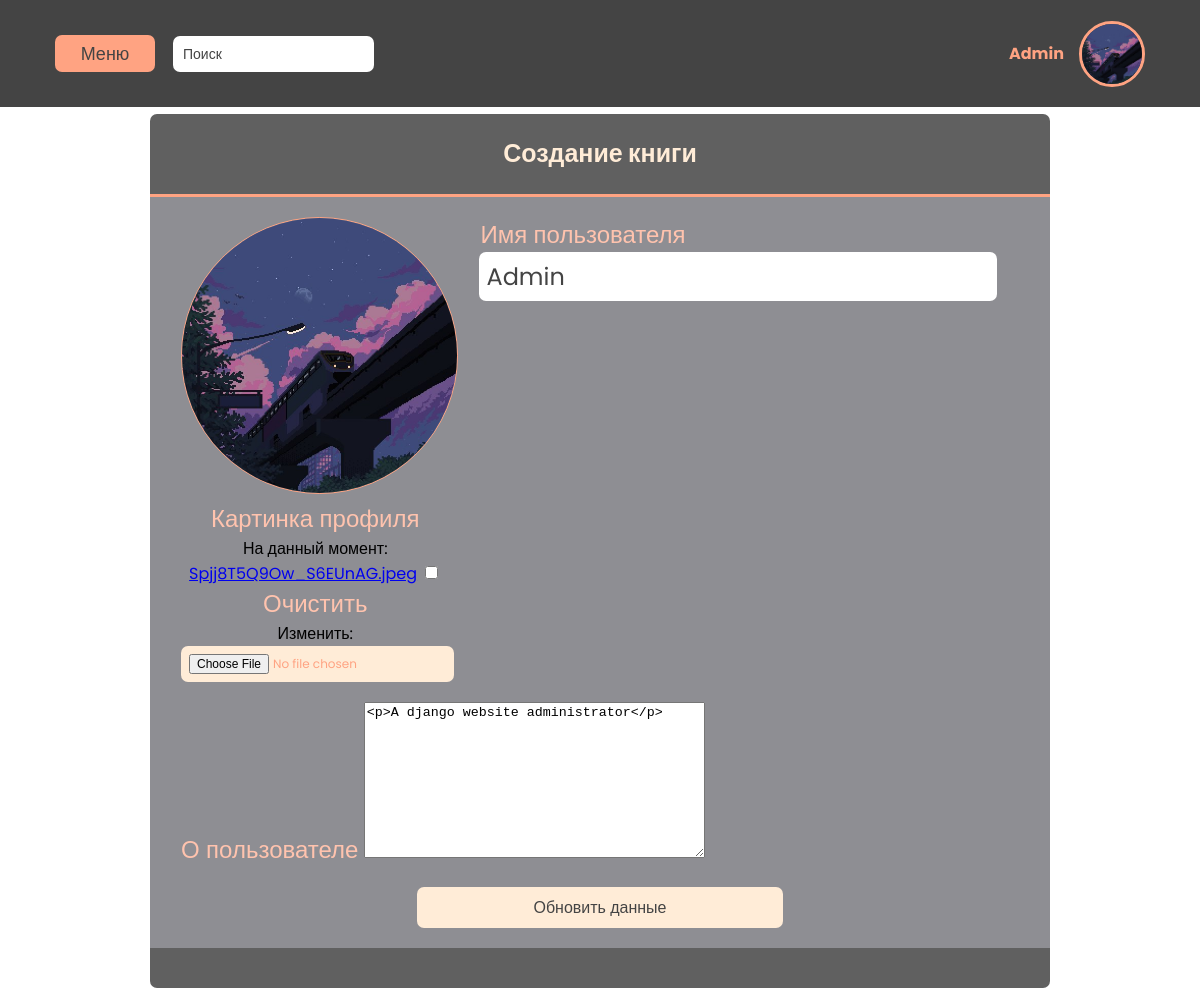
Page /profile/update/1 (signed in) on the committed database.
### user_app/models.py (models this page shows, shortened)
class Profile(models.Model):
    user = models.OneToOneField(User, on_delete=CASCADE, null=False)
    nickname = models.CharField(max_length=50, default="User")
    about_user = RichTextField(blank=True, null=True)
    profile_picture =  models.ImageField(null = True, blank=True)
    class Meta:
        verbose_name = "Профиль"
        verbose_name_plural = "Профили"

### user_app/views.py (the view)
# urls.py: path('profile/update/<int:user_id>', view=views.profile_update, name='profile_update'),
def profile_update(request, user_id):
    profile = Profile.objects.get(user = user_id)
    template = 'user_app/profile_update.html'
    print(profile.user, user_id)
    if profile.user.id == request.user.id:
        if request.method == 'POST':
            form = ProfileUpdateForm(request.POST, request.FILES, instance=profile)
            if form.is_valid:
                form.save()
                messages.success(request, f'Профиль успешно обновлен!')
                return redirect(f'/profile/{user_id}')
    else:
        return redirect('index')
    context = {
        'form': ProfileUpdateForm(instance=profile),
        'profile': profile,
    }
    return render(request, template, context)

### user_app/forms.py
class ProfileUpdateForm(ModelForm):
    class Meta:
        model = Profile
        fields = ['nickname', 'about_user', 'profile_picture']

### user_app/templates/user_app/profile_update.html (shortened to what this page needs)
{% extends 'library_app/template.html' %}
{% load static %}
{% block content %}
<link rel="stylesheet" href={% static 'library_app/css/book_creation_style.css' %}>
        <div class="block">
            <div class="block-header">
                <h2>
                    Создание книги
                </h2>
            </div>
            <div class="block-content">
                <div class='creation_body'>
                    <form method='POST' enctype='multipart/form-data'>
                        <div class='wrapper'>
                            <div class='profile_preview'>
                                <img id="output_image"src="{% if profile.profile_picture%}
                                {{profile.profile_picture.url}}
                            {% endif %}"></img>
                                <div class='picture_input_field'>
                                    <label class="bruh">Картинка профиля</label><br>
                                    {{form.profile_picture}}
                                </div>
                            </div>
                            <div class='book_data'>
                                <label>Имя пользователя</label><br>
                                {{form.nickname}}<br>
                            </div>
                        </div>
                        <div class='book_description_field'>
                            <label style="text-align: left;">О пользователе</label>
                            {{form.about_user}}
                        </div>
                        <button class="submit-button">Обновить данные</button>
                    </form>
                </div>
            </div>
            <div class='block-footer'>
            </div>
{%endblock%}

### library_app/templates/library_app/template.html (shortened to what this page needs)
{% load static %}
<!DOCTYPE html>
<html lang="en">
<head>
    <link rel="stylesheet" href={% static 'library_app/css/style.css' %}>
    <link rel="stylesheet" href={% static 'library_app/css/main_style.css' %}>
    <link rel="stylesheet" href={% static 'library_app/css/books_style.css' %}>
    <link rel="stylesheet" href={% static 'library_app/css/book_info_style.css' %}>
    <link rel="stylesheet" href={% static 'user_app/css/form_style.css' %}>
</head>
<body>
    <div class="header">
        <div class="dropdown" data-dropdown>
            <button class="link" data-dropdown-button> Меню </button>
        </div>
        <div class='searchBar'>
            <form action='{% url 'search_query' %}' method='get'>
            <input type="Text" name="q" class="searchBar-input" placeholder="Поиск">
            </form>
        </div>
        {% if request.user.is_authenticated %}
                <a href='{% url 'profile' request.user.id %}'><b>{{request.user.profile.nickname}}</b></a>
                <img class="pfImage" src='{%if request.user.profile.profile_picture%}
                    {{request.user.profile.profile_picture.url}}
                    {%endif%}'></img>
        {% else %}
            <div class="auth_reg_but">
                <a href='{% url 'login' %}' class="second-button"><b>Войти</b></a>
                <a href='{% url 'registration' %}' class="second-button"><b>Зарегистрироваться</b></a>
            </div>
        {% endif %}
    </div>
    <div class="body">
        {% block content %}
        {% endblock %}
    </div>
</body>
</html>

### library_app/static/library_app/css/style.css (style rules this page uses)
body { margin: 0 auto; background: white; font-family: 'Poppins', sans-serif; }
.header { display: flex; align-items: center; background-color: #444444; font-style: 24px; padding: 20px 40px 20px 40px; color: #ffa382; }
.link { font-family: 'Poppins', sans-serif; background-color: #ffa382; border-radius: 7px; width: 6%; margin: 15px 0px 15px 15px; text-align: center; text-decoration: none; border: none; padding: 5px; color: #444444; font-size: 18px; min-width: 100px; cursor: pointer; }
.dropdown { position: relative; }
.searchBar { margin: 15px 0px 15px 18px; padding: 0; }
.searchBar-input { color: #444444; border: none; border-radius: 7px; padding: 10px; font-size: 14px; margin-right: 0; }
.searchBar-input::placeholder { color: #444444; font-family: 'Poppins', sans-serif; }
.header>a { text-decoration: none; color: #ffa382; margin-left: auto; font-family: 'Poppins', sans-serif; font-weight: bold; background-image: linear-gradient(currentColor, currentColor); background-position: 0% 100%; background-repeat: no-repeat; background-size: 0% 2px; transition: background-size .3s; cursor: pointer; }
.pfImage { background-color: #ffecd7; border-radius: 50px; text-align: center; text-decoration: none; margin-left: 15px; margin-right: 15px; border: none; color: #ffa382; border: #ffa382 solid 3px; height: 60px; width: 60px; }
.body { margin: 0 auto; width: 900px; height: auto; background-color: white; }
.block-header { display: flex; justify-content: center; background-color: #606060; margin-top: 7px; border-radius:7px 7px 0 0; border-bottom: 3px solid #ffa382; }
.block-header > h2 { color: #ffecd7; font-family: 'Poppins', sans-serif; font-size: 25px; }
.block-content { justify-content: center; text-align: center; background-color: #8e8e93; padding-top: 200px; padding-bottom: 20px; }
.block-footer { background-color: #606060; border-radius: 0 0 7px 7px; padding: 20px; margin-bottom: 20px; }

### library_app/static/library_app/css/book_info_style.css (style rules this page uses)
.block-content { padding: 0; }
.submit-button { margin-top: 20px; margin-bottom: 20px; padding: 8px 116px; background: #ffecd7; border: none; border-radius: 7px; font-family: 'Poppins', sans-serif; font-size: 16px; color: #444444; cursor: pointer; }

### library_app/static/library_app/css/book_creation_style.css (style rules this page uses)
.wrapper { display: flex; padding: 10px; margin-left: 21px; margin-right: 20px; }
label { margin-top: 20px; color: #ffc3ae; font-family: 'Poppins', sans-serif; font-size: 24px; padding: 1px; }
.picture_input_field { width: auto; text-align: center; }
.picture_input_field > #id_profile_picture { background-color: #ffecd7; padding: 8px; border: none; border-radius: 7px; font-family: 'Poppins', sans-serif; font-size: 12px; color: #ffa382; cursor: pointer; }
.book_data { margin-top: 10px; margin-left: 10px; float: left; text-align: justify; width: 60%; height: auto; padding-left: 20px; }
.book_data > input[type= text] { color: #444444; border: none; width: 100%; border-radius: 7px; padding: 7px; font-size: 24px; background-color: #fff; font-family: 'Poppins', sans-serif; }
.profile_preview { float: left; width: 32%; margin-top: 10px; }
.profile_preview > img { border-radius: 100%; background-color: #ffecd7; width: 275px; height: 275px; border: 1px solid #ffa382; }
.book_description_field { margin-top: 10px; text-align: left; margin-left: 30px; margin-right: 30px; }
.book_description_field > label { text-align: justify; }
.submit-button { margin-top: 20px; margin-bottom: 20px; padding: 8px 116px; background: #ffecd7; border: none; border-radius: 7px; font-family: 'Poppins', sans-serif; font-size: 16px; color: #444444; cursor: pointer; }

### rows in the picture
Profile: profile_picture (picture), nickname "Admin", about_user "<p>A django website administrator</p>"

### other values in the picture
{{ request.user.profile.nickname }} "Admin"
